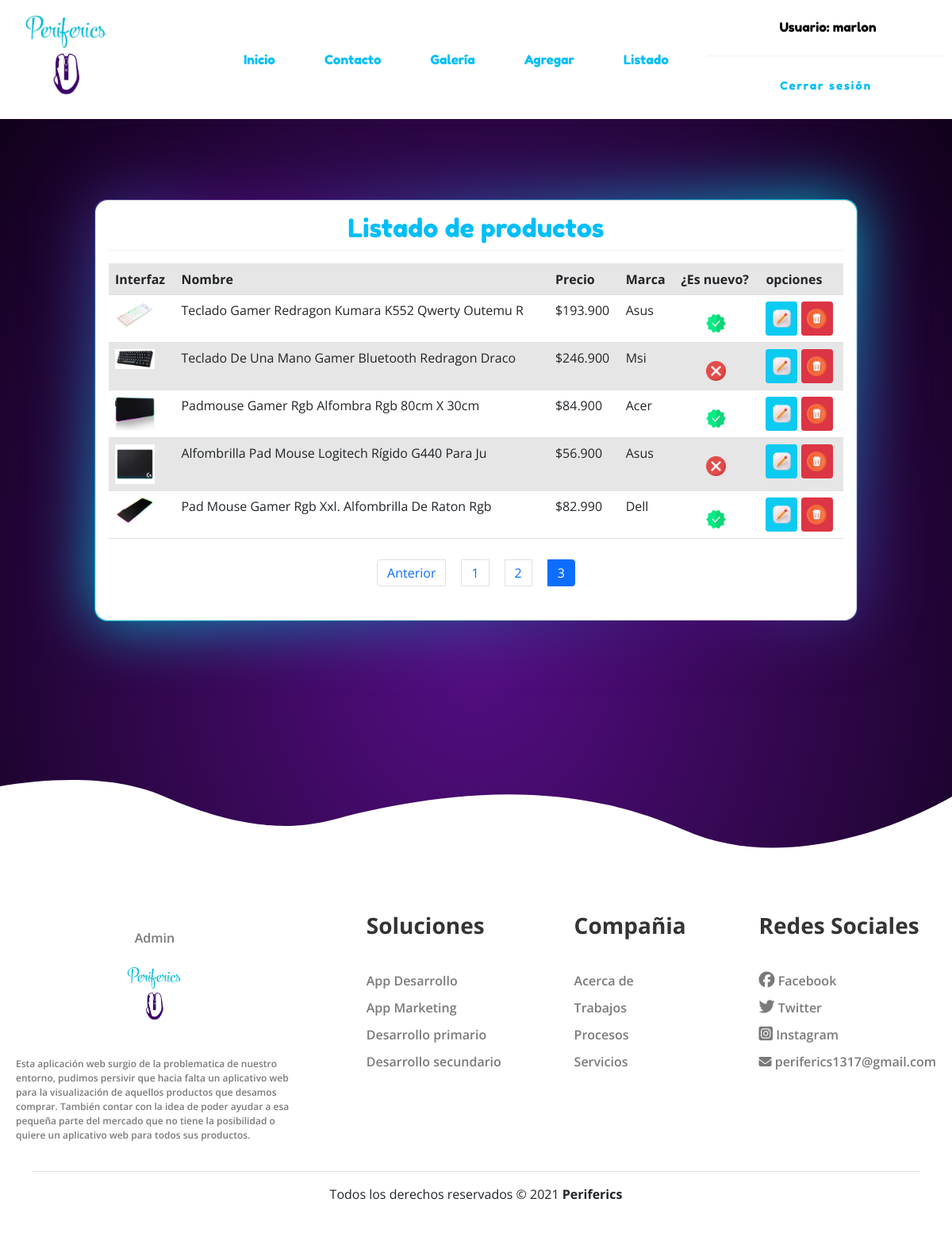
The page /listar/?page=3 (signed in) on the database its author committed.
### app/models.py (models this page shows, shortened)
class producto(models.Model):
    nombre=models.CharField(max_length=50)
    precio=models.IntegerField()
    descripcion=models.TextField()
    nuevo=models.BooleanField()
    marca=models.ForeignKey(marca, on_delete=models.PROTECT)
    fecha_fabricacion=models.DateField()
    imagen=models.ImageField(upload_to="productos", null="True")

class marca(models.Model):
    nombre= models.CharField(max_length=50)
    def __str__(self):
        return self.nombre

### app/views.py (the view)
# urls.py: path('listar/', listar_productos, name="listar"),
@permission_required('add.view_producto')
def listar_productos(request):
    productos = producto.objects.all()
    page = request.GET.get('page', 1)
    try:
        paginator = Paginator(productos, 5)
        productos = paginator.page(page)
    except:
        raise Http404
    data={
        'entity': productos,
        'paginator': paginator
    }
    return render(request, 'productos/listar.html', data)

### app/templates/productos/listar.html (shortened to what this page needs)
{% extends 'base.html' %}
{% block content %}
{% load humanize %}
<br><br><br>
<div class="card">
    <div class="card-body">
        <h2>Listado de productos</h2>
        <hr>
        <table class="table table-striped table-responsive-sm">
            <tr>
                <th>Interfaz</th>
                <th>Nombre</th>
                <th>Precio</th>
                <th>Marca</th>
                <th>¿Es nuevo?</th>
                <th>opciones</th>
            </tr>
            {% for p in entity %}
            <tr>
                <td>
                    {% if p.imagen %}
                    <img id="img_pro" src="{{p.imagen.url}}" alt="imagen producto" width="50px" heigth="50px">
                    {% endif %}
                </td>
                <td>{{ p.nombre | title}}</td>
                <td>${{ p.precio | intcomma}}</td>
                <td>{{ p.marca | title}}</td>
                <td id="iconitos">
                    {% if p.nuevo %}
                    <img style="width: 25px;" src="../../static/img/cheque.png" alt="chulo">
                    {% else %}
                    <img style="width: 25px;" src="../../static/img/cancelar.png" alt="equis">
                    {% endif %}
                </td>
                <td>
                    {% if perms.app.change_producto %}
                    <a href="{% url 'modificar' p.id %}" class="btn btn-info btn-sm"><img style="width: 25px;" src="../static/img/modificar.png" alt="modificar"></a>
                    {% endif %}
                    {% if perms.app.delete_producto %}
                    <a href="#" onclick="eliminarProducto({{ p.id }})" class="btn btn-danger btn-sm"><img style="width: 25px;" src="../static/img/eliminar.png" alt="eliminar"></a>
                    {% endif %}
                </td>
            </tr>
            {% endfor %}
        </table>
        <div>
            {% include 'paginador.html' %}
        </div>
    </div>
</div>
{% endblock %}

### app/templates/base.html (shortened to what this page needs)
{% load bootstrap4 %}
{% bootstrap_css %}
<!DOCTYPE html>
<html lang="es">
<head>
    <link href="https://cdn.jsdelivr.net/npm/bootstrap@5.0.1/dist/css/bootstrap.min.css" rel="stylesheet">
    {% load static %}
    <link rel="stylesheet" type="text/css" href="{% static 'css/estilos.css' %}">
    {% load pwa %}
</head>
<body>
    <header id="header">
        <div class="contenedor_logo">
            <a href="{% url 'home'%}"><img  class="logo"  src="{% static 'img/logo1.png' %}" alt="logo"></a>
        </div>
            <nav id="bar_nav">
                <ul>
                    <li><button type="button" class="btn btn-outline-info">
                        <a class="eti_menu" href="{% url 'home'%}"> Inicio </a>
                    </button></li>
                    <li><button type="button" class="btn btn-outline-info">
                        <a class="eti_menu" href="{% url 'contacto' %}">Contacto</a>
                    </button></li>
                    <li><button type="button" class="btn btn-outline-info">
                        <a class="eti_menu" href="{% url 'galeria' %}">Galería</a>
                    </button></li>
                    {% if perms.app.add_producto %}
                    <li><button type="button" class="btn btn-outline-info">
                        <a class="eti_menu" href="{% url 'agregar' %}">Agregar</a>
                    </button></li>
                    {% endif %}
                    {% if perms.app.view_producto %}
                    <li><button type="button" class="btn btn-outline-info">
                        <a class="eti_menu" href="{% url 'listar' %}">Listado</a>
                    </button></li>
                    {% endif %}
                </ul>
            </nav>
                <div id="registro">
                    {% if user.is_authenticated %}
                    <div id="contenedor_nombre">
                        <a id="nombre_face" href="#">Usuario: {{user.username}}</a>
                    </div>
                    <br><hr>
                    <div id="cerrar_Sesion">
                            <a href="{% url 'logout' %}" class="btn-neon">
                                Cerrar sesión
                            </a>
                    </div>
                    {% endif%}
                </div>
    </header>
    <div id="contenido">
            {% block content %}
            {% endblock %}
    </div>
    <footer>
        <div class="container_footer">
            <div class="box_footer">
                <div class="logo">
                    <a href="admin/"><p>Admin</p><img src="../static/img/logo1.png" alt="logito"></a>
                </div>
                <div class="terms">
                <p>
                Esta aplicación web surgio de la problematica de nuestro entorno,
                pudimos persivir que hacia falta un aplicativo web para la visualización
                de aquellos productos que desamos comprar.
                También contar con la idea de poder ayudar a esa pequeña parte del mercado
                que no tiene la posibilidad o quiere un aplicativo web para todos sus productos.
                </p>
                </div>
            </div>
            <div class="box_footer">
                <h3>Soluciones</h3>
                <a href="{% url 'pronto' %}">App Desarrollo</a>
                <a href="{% url 'pronto' %}">App Marketing</a>
                <a href="{% url 'pronto' %}">Desarrollo primario</a>
                <a href="{% url 'pronto' %}">Desarrollo secundario</a>
            </div>
            <div class="box_footer">
                <h3>Compañia</h3>
                <a href="{% url 'pronto' %}">Acerca de</a>
                <a href="{% url 'pronto' %}">Trabajos</a>
                <a href="{% url 'pronto' %}">Procesos</a>
                <a href="{% url 'pronto' %}">Servicios</a>
            </div>
            <div class="box_footer">
                <h3>Redes Sociales</h3>
                <a href="https://www.facebook.com/profile.php?id=100070111897802"><i class="fab fa-facebook"></i> Facebook </a>
                <a href="https://twitter.com/periferics1"><i class="fab fa-twitter"></i> Twitter </a>
                <a href="https://www.instagram.com/perifercis/"><i class="fab fa-instagram-square"></i> Instagram </a>
                <p><i class="fas fa-envelope"></i> periferics1317@gmail.com</p>
            </div>
        </div>
        <div class="box_copyright">
            <hr>
            <p>Todos los derechos reservados &copy 2021
                <b>Periferics</b>
            </p>
        </div>
    </footer>
</body>
</html>

### app/static/css/estilos.css (style rules this page uses)
* { margin:0; padding:0; }
body { *background-image:url(../img/peri_fondo.jpg); *background-size: cover; background: -webkit-radial-gradient(#560e86, #0a0011); font-family: 'Open Sans', sans-serif; margin:0; }
h1,h2 { font-family: Fredoka One; text-align: center; color:#00bef8; }
header { width: 100%; height: 150px; margin-bottom:30px; background-color: #ffffff; display: flex; justify-content: space-around; align-items: center; }
.logo { width: 150px; }
#registro { width: 25%; }
#contenedor_nombre { display:flex; justify-content: space-evenly; align-items: center; }
#contenedor_nombre a { color:black; }
.btn-neon { position:relative; display:inline-block; padding:10px 25px; color:#00bef8; letter-spacing: 2px; font-family: Fredoka One; font-size: 14px; text-decoration:none; overflow:hidden; transition: 0.2s; font-family:Fredoka One; }
#bar_nav ul { margin-left:100px; display:inline-flex; padding:0; margin-bottom:0; }
li { list-style: none; margin:10px; }
.eti_menu { padding:9px 20px; color: #00bef8; *color:#00fcda; text-decoration: none; font-family: Fredoka One; }
.btn { padding: 8px 0; }
.btn-outline-info { border-color:transparent; }
#cerrar_Sesion { display: flex; justify-content: center; align-items: center; }
hr { background-color:#c4c2c2; border:none; height: 1px; margin-top:0; }
#nombre_face { margin-left: 50px; color:white; text-decoration: none; font-family: Fredoka One; }
#contenido { width: 80%; margin:auto; max-width: 1280px; min-height: 100vh; }
.card { border-radius: 1rem; margin-bottom:20px; }
.card-body { position: relative; background-color: #ffffff; border-radius: 1rem; }
.card-body:before { content: ''; position:absolute; top: -2px; left: -2px; right: -2px; bottom: -2px; background:#fff; z-index: -1; border-radius: 1rem; }
.card-body:after { content: ''; position:absolute; top: -2px; left: -2px; right: -2px; bottom: -2px; background:#fff; z-index: -2; filter: blur(40px); border-radius: 1rem; }
.card-body:before, .card-body:after { border-radius: 1rem; background: linear-gradient(220deg, #00bcd4, #460870, #00bcd4); }
#iconitos { padding-top:23px; padding-left:40px; }
footer { width:100%; padding:50px 0px; *background-image:url(../img/footer.svg); *background-size: cover; background-color:rgb(255, 255, 255); -webkit-mask-image: url(../img/footer.svg); mask-image: url(../img/footer.svg); -webkit-mask-size: cover; mask-size:cover; }
.container_footer { display: flex; flex-wrap: wrap; justify-content: space-between; max-width: 1200px; margin:auto; margin-top:100px; }
.box_footer { display:flex; flex-direction: column; padding:20px; }
.box_footer .logo { width:100%; display:flex; justify-content: center; }
.box_footer .logo img { width:100px; }
.box_footer .logo p { text-align:center; }
.box_footer .terms { max-width: 350px; margin-top:20px; font-weight: 500; color:#7a7a7a; font-size:12px; }
.box_footer h3 { margin-bottom: 30px; color: #343434; font-weight: 700; text-align: left; }
.box_footer a { margin-top: 10px; color: #7a7a7a; font-weight:600; text-decoration: none; }
.box_footer a .fab { font-size: 20px; }
.box_footer p { margin-top: 10px; color: #7a7a7a; font-weight:600; }
.box_copyright { max-width:1200px; margin:auto; text-align:center; padding:0 40px; }
.box_copyright hr { border:none; height:1px; background-color: #7a7a7a; }
.btn.btn-info.btn-sm { width: 40px; }
.btn.btn-danger.btn-sm { width: 40px; }

### rows shown on the page
producto: imagen (picture), nombre "Teclado Gamer Redragon Kumara K552 Qwerty Outemu R", precio "193.900", marca "Asus", nuevo True (drawn)
producto: imagen (picture), nombre "Teclado De Una Mano Gamer Bluetooth Redragon Draco", precio "246.900", marca "Msi", nuevo False (drawn)
producto: imagen (picture), nombre "Padmouse Gamer Rgb Alfombra Rgb 80cm X 30cm", precio "84.900", marca "Acer", nuevo True (drawn)
producto: imagen (picture), nombre "Alfombrilla Pad Mouse Logitech Rígido G440 Para Ju", precio "56.900", marca "Asus", nuevo False (drawn)
producto: imagen (picture), nombre "Pad Mouse Gamer Rgb Xxl. Alfombrilla De Raton Rgb", precio "82.990", marca "Dell", nuevo True (drawn)

### other values the page prints
{{ user.username }} "marlon"
{{ page }} "1" "2" "3"
